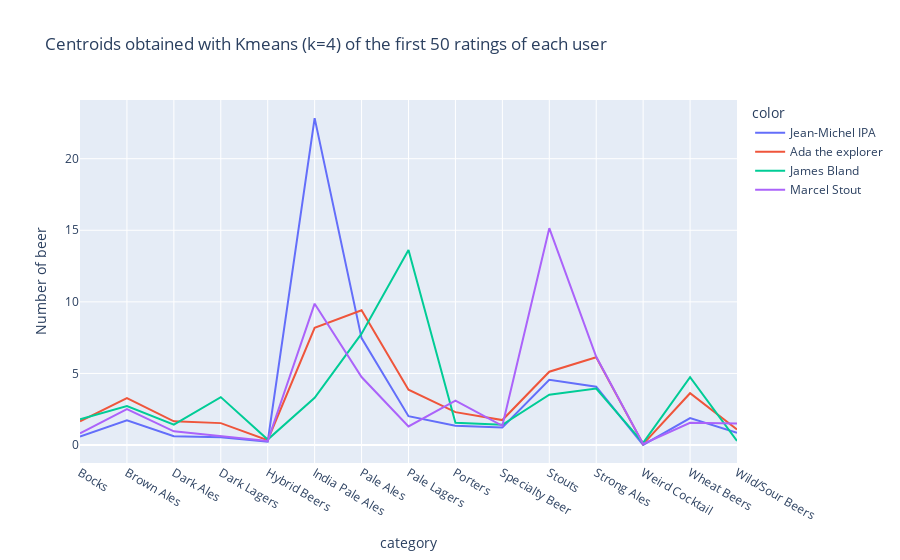

Write notebook code for a chart like this one.
### Code cell
# Final clustering with names!
cl_names = df_cluster_beer['cluster'].apply(lambda cl_id : mapping_idx_name[cl_id])
fig = px.line(df_cluster_beer, x = "category", y = "Number of beer", color = cl_names, 
              title="Centroids obtained with Kmeans (k=4) of the first 50 ratings of each user")
fig.show()

### Figure 1 — Plotly figure (JSON) as saved in the notebook; plotly's stock layout.template omitted (floating-point values rounded to 4 significant figures)
{"data": [{"hovertemplate": "color=Jean-Michel IPA<br>category=%{x}<br>Number of beer=%{y}<extra></extra>", "legendgroup": "Jean-Michel IPA", "line": {"color": "#636efa", "dash": "solid"}, "marker": {"symbol": "circle"}, "mode": "lines", "name": "Jean-Michel IPA", "orientation": "v", "showlegend": true, "type": "scatter", "x": ["Bocks", "Brown Ales", "Dark Ales", "Dark Lagers", "Hybrid Beers", "India Pale Ales", "Pale Ales", "Pale Lagers", "Porters", "Specialty Beer", "Stouts", "Strong Ales", "Weird Cocktail", "Wheat Beers", "Wild/Sour Beers"], "xaxis": "x", "y": [0.5983, 1.732, 0.6151, 0.5481, 0.2343, 22.83, 7.469, 2.013, 1.351, 1.222, 4.556, 4.075, 0.01255, 1.879, 0.8619], "yaxis": "y"}, {"hovertemplate": "color=Ada the explorer<br>category=%{x}<br>Number of beer=%{y}<extra></extra>", "legendgroup": "Ada the explorer", "line": {"color": "#EF553B", "dash": "solid"}, "marker": {"symbol": "circle"}, "mode": "lines", "name": "Ada the explorer", "orientation": "v", "showlegend": true, "type": "scatter", "x": ["Bocks", "Brown Ales", "Dark Ales", "Dark Lagers", "Hybrid Beers", "India Pale Ales", "Pale Ales", "Pale Lagers", "Porters", "Specialty Beer", "Stouts", "Strong Ales", "Weird Cocktail", "Wheat Beers", "Wild/Sour Beers"], "xaxis": "x", "y": [1.66, 3.282, 1.655, 1.53, 0.3376, 8.193, 9.409, 3.868, 2.297, 1.744, 5.119, 6.132, 0.06345, 3.619, 1.091], "yaxis": "y"}, {"hovertemplate": "color=James Bland<br>category=%{x}<br>Number of beer=%{y}<extra></extra>", "legendgroup": "James Bland", "line": {"color": "#00cc96", "dash": "solid"}, "marker": {"symbol": "circle"}, "mode": "lines", "name": "James Bland", "orientation": "v", "showlegend": true, "type": "scatter", "x": ["Bocks", "Brown Ales", "Dark Ales", "Dark Lagers", "Hybrid Beers", "India Pale Ales", "Pale Ales", "Pale Lagers", "Porters", "Specialty Beer", "Stouts", "Strong Ales", "Weird Cocktail", "Wheat Beers", "Wild/Sour Beers"], "xaxis": "x", "y": [1.794, 2.723, 1.426, 3.348, 0.383, 3.298, 7.78, 13.62, 1.56, 1.418, 3.511, 3.95, 0.156, 4.745, 0.2837], "yaxis": "y"}, {"hovertemplate": "color=Marcel Stout<br>category=%{x}<br>Number of beer=%{y}<extra></extra>", "legendgroup": "Marcel Stout", "line": {"color": "#ab63fa", "dash": "solid"}, "marker": {"symbol": "circle"}, "mode": "lines", "name": "Marcel Stout", "orientation": "v", "showlegend": true, "type": "scatter", "x": ["Bocks", "Brown Ales", "Dark Ales", "Dark Lagers", "Hybrid Beers", "India Pale Ales", "Pale Ales", "Pale Lagers", "Porters", "Specialty Beer", "Stouts", "Strong Ales", "Weird Cocktail", "Wheat Beers", "Wild/Sour Beers"], "xaxis": "x", "y": [0.8163, 2.505, 0.9592, 0.6327, 0.2806, 9.872, 4.75, 1.296, 3.097, 1.342, 15.15, 6.168, 0.07653, 1.551, 1.505], "yaxis": "y"}], "layout": {"legend": {"title": {"text": "color"}, "tracegroupgap": 0}, "title": {"text": "Centroids obtained with Kmeans (k=4) of the first 50 ratings of each user"}, "xaxis": {"anchor": "y", "domain": [0, 1], "title": {"text": "category"}}, "yaxis": {"anchor": "x", "domain": [0, 1], "title": {"text": "Number of beer"}}}}
